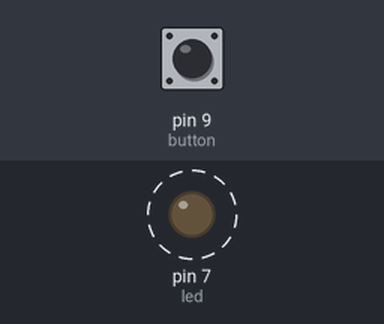
Bench run of a sketch on a simulated Arduino Uno, built with avr-gcc and run on an emulated ATmega328P. On the bench: output pins drawn as LEDs (lit = HIGH). Dashed ring = blinking. Inputs (shaded band) come from the test bench; at power-on: pin 9 (button) HIGH.

Above: at 1.8 s.
1.9 s: pin 9 (button) pulled LOW for 3.2 s
Timing chart, 0 to 13.0 s (numbered marks = the images above; inputs shaded):
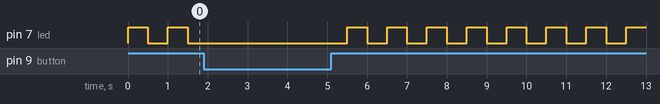

The sketch:

Debouncing_Button_Prototype_One.ino
```cpp
//I/O Variables
int button = 9;
int led = 7 ;

//Debouncing Variables
unsigned long start = millis();
unsigned long readBegin;
unsigned long readEnd;
unsigned long readLength = 0;
bool previousState = LOW; // previous state of the button
bool currentState; // as of now, button is LOW, but this will change later

void setup() {
  Serial.begin(9600); //9600 baud Serial monitor (for troubleshooting)

  pinMode(button, INPUT);
  pinMode(led, OUTPUT);

  digitalWrite(led, LOW);//makes sure the LED starts at the LOW settings

}

void loop() {

  currentState = digitalRead(button); //reads the current state of the button
  readBegin = millis(); //starts the readBegin millis here to find the time that the program begins the I/O code
  if (previousState == LOW && currentState == LOW) {
    digitalWrite(led, LOW);
    delay(500);
    currentState = digitalRead(button);
  }
  else if (previousState == LOW && currentState == HIGH) //prevents boucing because it will read the previousState as HIGH and not turn LED on
  {
    digitalWrite(led, HIGH);
    delay(500);
    digitalWrite(led, LOW);
    delay(500);
    currentState = digitalRead(button);

  }
  else {
    delay(500);
    currentState = digitalRead(button);
  }
}
```
